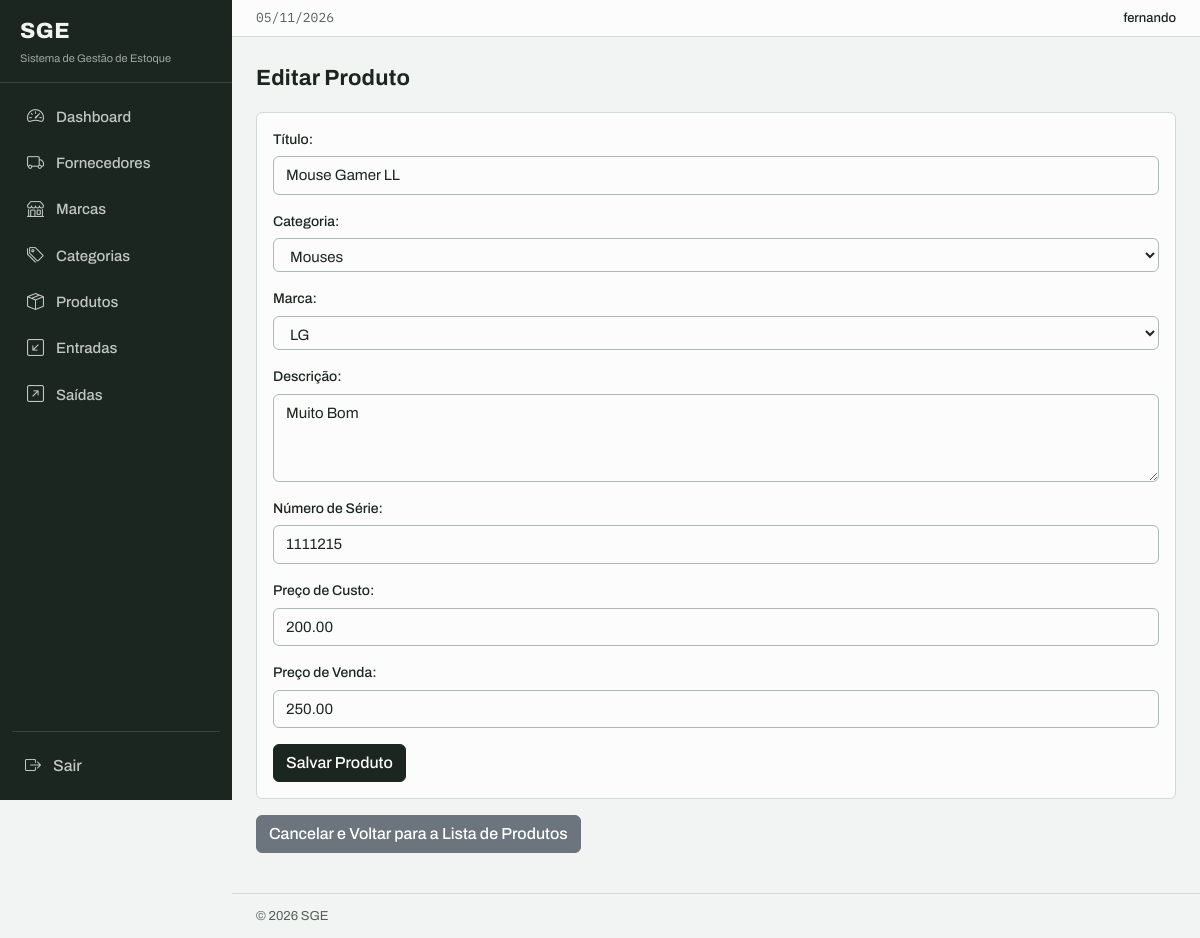
The page /products/2/update (signed in) on the database its author committed.
### products/models.py (models this page shows, shortened)
class Product(models.Model):
    title = models.CharField(max_length=500)
    category = models.ForeignKey(
        Category, on_delete=models.PROTECT, related_name="products"
    )
    brand = models.ForeignKey(Brand, on_delete=models.PROTECT, related_name="products")
    description = models.TextField(null=True, blank=True)
    serie_number = models.CharField(max_length=200, null=True, blank=True)
    cost_price = models.DecimalField(max_digits=20, decimal_places=2)
    selling_price = models.DecimalField(max_digits=20, decimal_places=2)
    quantity = models.IntegerField(default=0)
    created_at = models.DateTimeField(auto_now_add=True)
    updated_at = models.DateTimeField(auto_now=True)
    class Meta:
        ordering = ["title"]

### products/views.py (the view)
class ProductUpdateView(LoginRequiredMixin, PermissionRequiredMixin, UpdateView):
    model = models.Product
    template_name = "product_update.html"
    form_class = forms.ProductForm
    success_url = reverse_lazy("product_list")
    permission_required = "products.change_product"

### products/forms.py
class ProductForm(forms.ModelForm):
    class Meta:
        model = models.Product
        fields = [
            "title",
            "category",
            "brand",
            "description",
            "serie_number",
            "cost_price",
            "selling_price",
        ]
        widgets = {
            "title": forms.TextInput(attrs={"class": "form-control"}),
            "category": forms.Select(attrs={"class": "form-control"}),
            "brand": forms.Select(attrs={"class": "form-control"}),
            "description": forms.Textarea(attrs={"class": "form-control", "rows": 3}),
            "serie_number": forms.TextInput(attrs={"class": "form-control"}),
            "cost_price": forms.NumberInput(attrs={"class": "form-control"}),
            "selling_price": forms.NumberInput(attrs={"class": "form-control"}),
        }
        labels = {
            "title": "Título",
            "category": "Categoria",
            "brand": "Marca",
            "description": "Descrição",
            "serie_number": "Número de Série",
            "cost_price": "Preço de Custo",
            "selling_price": "Preço de Venda",
        }

### app/context_processors.py (called while the page is built)
def static_versions(request):
    try:
        version = int(_CSS.stat().st_mtime)
    except OSError:
        version = 1
    return {"sge_css_v": version}

### brands/models.py (called while the page is built)
    def __str__(self):
        return self.name

### categories/models.py (called while the page is built)
    def __str__(self):
        return self.name

### products/templates/product_update.html (shortened to what this page needs)
{% extends 'base.html' %}
{% block content %}
<div>
    <h1 class="sge-page-title">Editar Produto</h1>
    <div class="card">
        <div class="card-body">
            <form method="post">
                {{ form.as_p}}
                <button type="submit" class="btn btn-primary">Salvar Produto</button>
            </form>
        </div>
    </div>
    <a href="{% url 'product_list' %}" class="btn btn-secondary mt-3">Cancelar e Voltar para a Lista de Produtos</a>
</div>
{% endblock %}

### app/templates/components/_header.html (shortened to what this page needs)
<header class="sge-topbar">
  <span class="sge-topbar-date" aria-label="Data de hoje">{% now 'd/m/Y' %}</span>
  <span class="sge-topbar-user">{{ user.username }}</span>
</header>

### app/static/css/sge.css (style rules this page uses)
:root { color-scheme: light; --sge-paper: #F2F4F3; --sge-paper-raised: #FBFCFB; --sge-ink: #1C2621; --sge-ink-soft: #55605A; --sge-line: #D4DBD6; --sge-line-strong: #AEB9B2; --sge-in: #2E6B4F; --sge-in-soft: #E3EFE8; --sge-out: #C4341B; --sge-out-soft: #F9E9E4; --sge-amber: #906000; --sge-amber-soft: #F7EFDD; --sge-radius: 6px; --bs-body-bg: var(--sge-paper); --bs-body-color: var(--sge-ink); --bs-body-font-family: "Archivo", system-ui, -apple-system, sans-serif; --bs-body-font-size: 0.9375rem; --bs-body-line-height: 1.55; --bs-border-color: var(--sge-line); --bs-link-color: var(--sge-in); --bs-link-hover-color: #21503B; --bs-emphasis-color: var(--sge-ink); }
body { font-feature-settings: "tnum" 1; -webkit-tap-highlight-color: rgba(28, 38, 33, 0.08); }
.btn, .sge-nav .nav-link, .sge-nav .sge-nav-exit .btn-link { touch-action: manipulation; }
.sge-topbar { display: flex; align-items: center; gap: 1rem; padding: 0.5rem 1.5rem; border-bottom: 1px solid var(--sge-line); background: var(--sge-paper-raised); font-size: 0.8125rem; color: var(--sge-ink-soft); }
.sge-topbar .sge-topbar-date { font-family: "IBM Plex Mono", monospace; font-size: 0.8125rem; }
.sge-topbar .sge-topbar-user { margin-left: auto; color: var(--sge-ink); font-weight: 500; }
.sge-page-title { font-weight: 700; font-stretch: 112%; font-size: 1.375rem; letter-spacing: 0.01em; margin: 0 0 1.25rem; text-wrap: balance; }
.btn { --bs-btn-border-radius: var(--sge-radius); --bs-btn-font-weight: 500; font-family: inherit; }
.btn-primary { --bs-btn-bg: var(--sge-ink); --bs-btn-border-color: var(--sge-ink); --bs-btn-hover-bg: #2C3A33; --bs-btn-hover-border-color: #2C3A33; --bs-btn-active-bg: #2C3A33; --bs-btn-active-border-color: #2C3A33; --bs-btn-disabled-bg: var(--sge-ink); --bs-btn-disabled-border-color: var(--sge-ink); }
.form-control, .form-select { --bs-border-radius: var(--sge-radius); border-color: var(--sge-line-strong); background-color: var(--sge-paper-raised); }
.sge-content form p { margin-bottom: 1rem; }
.sge-content form p > label { display: block; margin-bottom: 0.375rem; font-weight: 500; font-size: 0.875rem; color: var(--sge-ink); }
.sge-content form p > input:not([type="submit"]):not([type="button"]):not([type="checkbox"]):not([type="radio"]), .sge-content form p > select, .sge-content form p > textarea { display: block; width: 100%; max-width: 100%; padding: 0.4375rem 0.75rem; font-size: 0.9375rem; font-family: inherit; line-height: 1.5; color: var(--sge-ink); background-color: var(--sge-paper-raised); border: 1px solid var(--sge-line-strong); border-radius: var(--sge-radius); }
.sge-content form p > select { appearance: auto; }
.sge-content form p > textarea { min-height: 5.5rem; resize: vertical; }
.card { --bs-card-border-radius: var(--sge-radius); --bs-card-border-color: var(--sge-line); --bs-card-bg: var(--sge-paper-raised); --bs-card-cap-bg: var(--sge-paper); --bs-card-title-spacer-y: 0.875rem; }

### rows shown on the page
Product: title "Mouse Gamer LL", category "Mouses", brand "LG", description "Muito Bom", serie_number "1111215", cost_price "200.00", selling_price "250.00"

### other values the page prints
{{ user.username }} "fernando"
